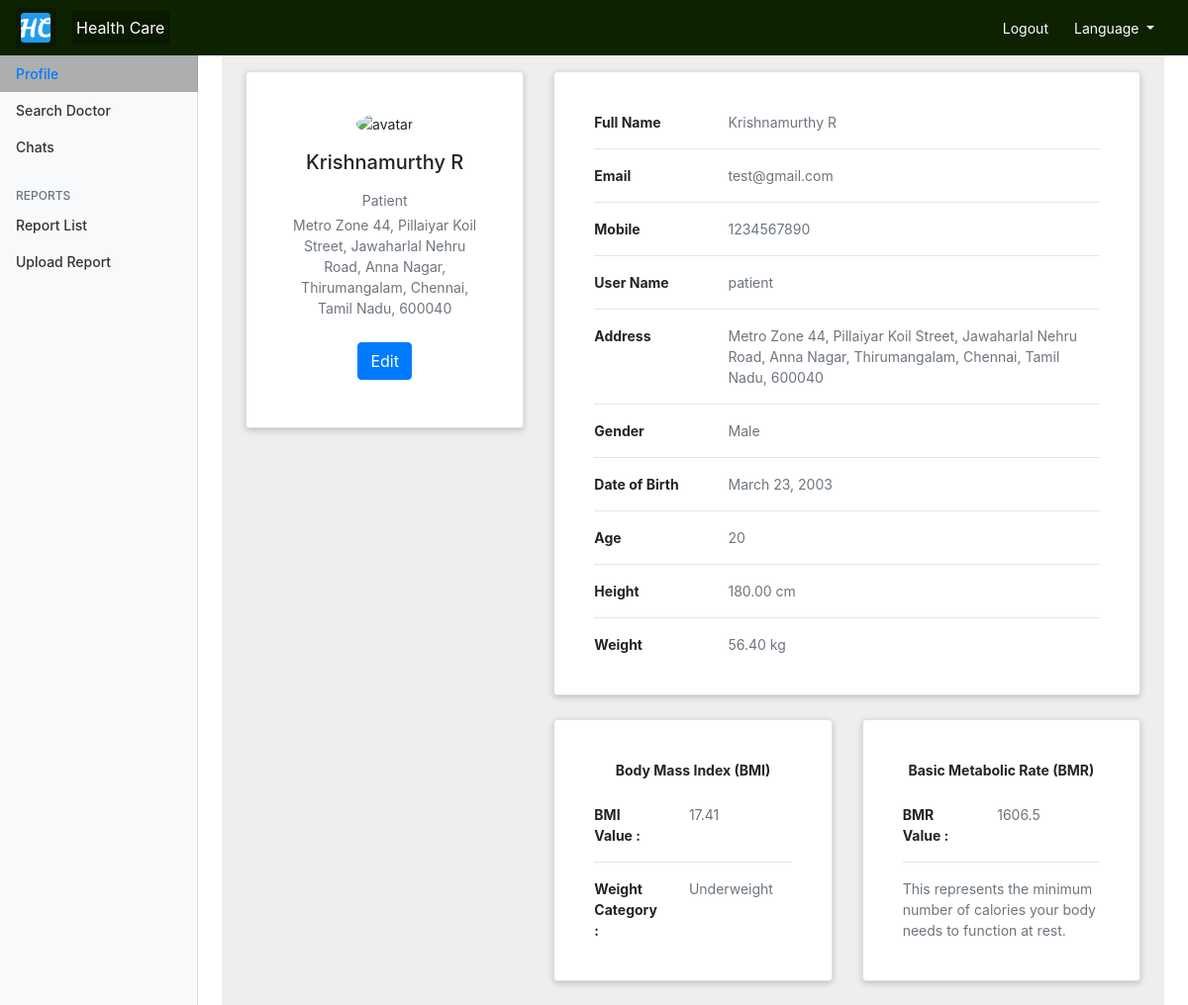
Page /patient/profile/ (signed in) on the committed database.
### userlogin/models.py (models this page shows, shortened)
class Patient(models.Model):
    user = models.OneToOneField(User, on_delete=models.CASCADE, related_name='patient')
    name = models.CharField(max_length=100)
    phone_number = models.CharField(max_length=20)
    email=models.EmailField()
    address = models.TextField()
    dob = models.DateField()
    gender = models.CharField(max_length=1, choices=[("m", "Male"),("f", "Female"), ("o", "Other")])
    height = models.DecimalField(decimal_places=2, max_digits=5)
    weight = models.DecimalField(decimal_places=2, max_digits=5)

### patient/views.py (the view)
# urls.py: path("profile/", views.profile, name='doctor_profile'),
@login_required(login_url='login')
@user_passes_test(is_patient, login_url='login')
def profile(request):
    patient = Patient.objects.get(user=request.user)
    patient.age=calculate_age(patient.dob)
    patient.bmi = round(patient.weight / ((patient.height/100) ** 2),2)
    patient.bmr=calculate_bmr(float(patient.weight), float(patient.height), int(patient.age), patient.gender)
    if patient.bmi < 18.5:
        patient.bmi_detail="Underweight"
    elif patient.bmi < 25:
        patient.bmi_detail="Normal Weight"
    elif patient.bmi < 30:
        patient.bmi_detail="Overweight"
    else:
        patient.bmi_detail="Obese"
    return render(request, "patient/profile.html", {"patient":patient, "disp":"profile"})

### patient/views.py (called while the page is built)
def calculate_age(date_of_birth):
    current_date = datetime.now()
    if isinstance(date_of_birth, str):
        date_of_birth = parse(date_of_birth, dayfirst=True)
    age = current_date.year - date_of_birth.year
    if current_date.month < date_of_birth.month or (current_date.month == date_of_birth.month and current_date.day < date_of_birth.day):
        age -= 1
    return age

def calculate_bmr(weight, height, age, gender):
    if gender == 'm' or gender=='o':
        bmr = 66 + (13.75 * weight) + (5 * height) - (6.75 * age)
    elif gender == 'f':
        bmr = 655 + (9.56 * weight) + (1.85 * height) - (4.68 * age)
    return bmr

def is_patient(user):
    return hasattr(user, 'patient')

### templates/patient/profile.html (shortened to what this page needs)
{% extends 'base.html' %}
{% load i18n %}
{% block content %}
<section class="w-100 p-4" style="background-color: #eee; border-radius: .5rem .5rem 0 0;">
    <div class="row">
      <div class="col-lg-4">
        <div class="card mb-4">
          <div class="card-body text-center">
            <img src="https://mdbcdn.b-cdn.net/img/Photos/new-templates/bootstrap-chat/ava3.webp" alt="avatar" class="rounded-circle img-fluid" style="width: 150px;">
            <h5 class="my-3">{{ patient.name }}</h5>
            <p class="text-muted mb-1">{% trans "Patient" %}</p>
            <p class="text-muted mb-4">{{patient.address}}</p>
            <div class="d-flex justify-content-center mb-2">
              <a type="button" class="btn btn-primary" href="{% url 'edit_patient_profile' %}">Edit</a>
            </div>
          </div>
        </div>
      </div>
      <div class="col-lg-8">
        <div class="card mb-4">
          <div class="card-body">
            <div class="row">
              <div class="col-sm-3">
                <p class="mb-0"><b>{% trans "Full Name"%}</b></p>
              </div>
              <div class="col-sm-9">
                <p class="text-muted mb-0">{{patient.name}}</p>
              </div>
            </div>
            <hr>
            <div class="row">
              <div class="col-sm-3">
                <p class="mb-0"><b>{% trans "Email"%}</b></p>
              </div>
              <div class="col-sm-9">
                <p class="text-muted mb-0">{{patient.email}}</p>
              </div>
            </div>
            <hr>
            <div class="row">
              <div class="col-sm-3">
                <p class="mb-0"><b>{% trans "Mobile"%}</b></p>
              </div>
              <div class="col-sm-9">
                <p class="text-muted mb-0">{{patient.phone_number}}</p>
              </div>
            </div>
            <hr>
            <div class="row">
              <div class="col-sm-3">
                <p class="mb-0"><b>{% trans "User Name"%}</b></p>
              </div>
              <div class="col-sm-9">
                <p class="text-muted mb-0">{{patient.user.username}}</p>
              </div>
            </div>
            <hr>
            <div class="row">
              <div class="col-sm-3">
                <p class="mb-0"><b>{% trans "Address"%}</b></p>
              </div>
              <div class="col-sm-9">
                <p class="text-muted mb-0">{{patient.address}}</p>
              </div>
            </div>
            <hr>
            <div class="row">
              <div class="col-sm-3">
                <p class="mb-0"><b>{% trans "Gender"%}</b></p>
              </div>
              <div class="col-sm-9">
                <p class="text-muted mb-0">{{patient.get_gender_display}}</p>
              </div>
            </div>
            <hr>
            <div class="row">
              <div class="col-sm-3">
                <p class="mb-0"><b>{% trans "Date of Birth"%}</b></p>
              </div>
              <div class="col-sm-9">
                <p class="text-muted mb-0">{{patient.dob}}</p>
              </div>
            </div>
            <hr>
            <div class="row">
              <div class="col-sm-3">
                <p class="mb-0"><b>{% trans "Age"%}</b></p>
              </div>
              <div class="col-sm-9">
                <p class="text-muted mb-0">{{patient.age}}</p>
              </div>
            </div>
            <hr>
            <div class="row">
              <div class="col-sm-3">
                <p class="mb-0"><b>{% trans "Height"%}</b></p>
              </div>
              <div class="col-sm-9">
                <p class="text-muted mb-0">{{patient.height}} cm</p>
              </div>
            </div>
            <hr>
            <div class="row">
              <div class="col-sm-3">
                <p class="mb-0"><b>{% trans "Weight"%}</b></p>
              </div>
              <div class="col-sm-9">
                <p class="text-muted mb-0">{{patient.weight}} kg</p>
              </div>
            </div>
          </div>
        </div>
         <div class="row">
          <div class="col-md-6">
            <div class="card mb-4 mb-md-0">
              <div class="card-body">
                <p class="mb-4" style="text-align:center;"><b>{% trans "Body Mass Index (BMI)" %}</b></p>
                <div class="row">
                  <div class="col-sm-5">
                    <p class="mb-0"><b>{% trans "BMI Value : "%}</b></p>
                  </div>
                  <div class="col-sm-7">
                    <p class="text-muted mb-0">{{patient.bmi}}</p>
                  </div>
                </div>
                <hr>
                <div class="row">
                  <div class="col-sm-5">
                    <p class="mb-0"><b>{% trans "Weight Category : "%}</b></p>
                  </div>
                  <div class="col-sm-7">
                    <p class="text-muted mb-0">{{patient.bmi_detail}}</p>
                  </div>
                </div>
              </div>
            </div>
          </div>
          <div class="col-md-6">
            <div class="card mb-4 mb-md-0">
              <div class="card-body">
                <p class="mb-4" style="text-align:center;"> <b>{% trans "Basic Metabolic Rate (BMR)" %}</b> </p>
                <div class="row">
                  <div class="col-sm-5">
                    <p class="mb-0"><b>{% trans "BMR Value : "%}</b></p>
                  </div>
                  <div class="col-sm-7">
                    <p class="text-muted mb-0">{{patient.bmr}}</p>
                  </div>
                </div>
                <hr>
                  <div >
                    <p class="text-muted mb-0">{% trans "This represents the minimum number of calories your body needs to function at rest." %}</p>
                  </div>
              </div>
            </div>
          </div>
        </div>
      </div>
    </div>
  </section>
  {% endblock %}

### static/css/style.css (style rules this page uses)
.row:after { content: ""; display: table; clear: both; }
.card { background-color: #f8f8f8; border: 1px solid #ccc; border-radius: 5px; padding: 10px; margin-bottom: 20px; }
body { font-family: Arial, sans-serif; background-size: cover; background-position: center center; background-repeat: no-repeat; background-attachment: fixed; }
.card { background-color: #fff; border-radius: 5px; padding: 20px; margin-bottom: 20px; box-shadow: 0 2px 6px rgba(0, 0, 0, 0.2); }

### static/css/dashboard.css (style rules this page uses)
body { font-size: 0.875rem; }

### rows in the picture
Patient: name "Krishnamurthy R", address "Metro Zone 44, Pillaiyar Koil Street, Jawaharlal Nehru Road, Anna Nagar, Thirumangalam, Chennai, Tamil Nadu, 600040", email "test@gmail.com", phone_number "1234567890", user.username "patient", gender "Male", dob "March 23, 2003", age "20", height "180.00", weight "56.40", bmi "17.41", bmi_detail "Underweight", bmr "1606.5"
